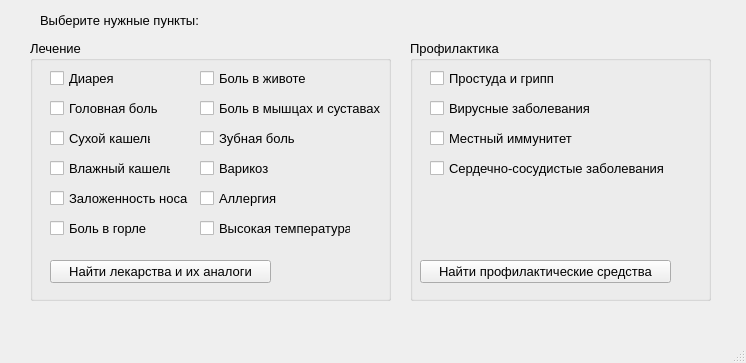
<?xml version="1.0" encoding="UTF-8"?>
<ui version="4.0">
 <class>MainWindow</class>
 <widget class="QMainWindow" name="MainWindow">
  <property name="geometry">
   <rect>
    <x>0</x>
    <y>0</y>
    <width>746</width>
    <height>363</height>
   </rect>
  </property>
  <property name="windowTitle">
   <string>MainWindow</string>
  </property>
  <widget class="QWidget" name="centralwidget">
   <widget class="QGroupBox" name="groupBox">
    <property name="geometry">
     <rect>
      <x>30</x>
      <y>40</y>
      <width>361</width>
      <height>261</height>
     </rect>
    </property>
    <property name="font">
     <font>
      <pointsize>10</pointsize>
     </font>
    </property>
    <property name="title">
     <string>Лечение</string>
    </property>
    <widget class="QCheckBox" name="checkBox_temp">
     <property name="geometry">
      <rect>
       <x>170</x>
       <y>180</y>
       <width>151</width>
       <height>17</height>
      </rect>
     </property>
     <property name="text">
      <string>Высокая температура</string>
     </property>
    </widget>
    <widget class="QCheckBox" name="checkBox_nos">
     <property name="geometry">
      <rect>
       <x>20</x>
       <y>150</y>
       <width>141</width>
       <height>17</height>
      </rect>
     </property>
     <property name="text">
      <string>Заложенность носа</string>
     </property>
    </widget>
    <widget class="QCheckBox" name="checkBox_headpain">
     <property name="geometry">
      <rect>
       <x>20</x>
       <y>60</y>
       <width>111</width>
       <height>17</height>
      </rect>
     </property>
     <property name="text">
      <string>Головная боль</string>
     </property>
    </widget>
    <widget class="QCheckBox" name="checkBox_throatpain">
     <property name="geometry">
      <rect>
       <x>20</x>
       <y>180</y>
       <width>101</width>
       <height>17</height>
      </rect>
     </property>
     <property name="text">
      <string>Боль в горле</string>
     </property>
    </widget>
    <widget class="QCheckBox" name="checkBox_allergia">
     <property name="geometry">
      <rect>
       <x>170</x>
       <y>150</y>
       <width>81</width>
       <height>17</height>
      </rect>
     </property>
     <property name="text">
      <string>Аллергия</string>
     </property>
    </widget>
    <widget class="QCheckBox" name="checkBox_kashel_sux">
     <property name="geometry">
      <rect>
       <x>20</x>
       <y>90</y>
       <width>101</width>
       <height>17</height>
      </rect>
     </property>
     <property name="text">
      <string>Сухой кашель</string>
     </property>
    </widget>
    <widget class="QCheckBox" name="checkBox_diarea">
     <property name="geometry">
      <rect>
       <x>20</x>
       <y>30</y>
       <width>70</width>
       <height>17</height>
      </rect>
     </property>
     <property name="text">
      <string>Диарея</string>
     </property>
    </widget>
    <widget class="QCheckBox" name="checkBox_varikoz">
     <property name="geometry">
      <rect>
       <x>170</x>
       <y>120</y>
       <width>70</width>
       <height>17</height>
      </rect>
     </property>
     <property name="text">
      <string>Варикоз</string>
     </property>
    </widget>
    <widget class="QCheckBox" name="checkBox_stomachpain">
     <property name="geometry">
      <rect>
       <x>170</x>
       <y>30</y>
       <width>111</width>
       <height>17</height>
      </rect>
     </property>
     <property name="text">
      <string>Боль в животе</string>
     </property>
    </widget>
    <widget class="QCheckBox" name="checkBox_musculpain">
     <property name="geometry">
      <rect>
       <x>170</x>
       <y>60</y>
       <width>181</width>
       <height>17</height>
      </rect>
     </property>
     <property name="text">
      <string>Боль в мышцах и суставах</string>
     </property>
    </widget>
    <widget class="QCheckBox" name="checkBox_kashel_vlaz">
     <property name="geometry">
      <rect>
       <x>20</x>
       <y>120</y>
       <width>121</width>
       <height>17</height>
      </rect>
     </property>
     <property name="text">
      <string>Влажный кашель</string>
     </property>
    </widget>
    <widget class="QCheckBox" name="checkBox_teethpain">
     <property name="geometry">
      <rect>
       <x>170</x>
       <y>90</y>
       <width>101</width>
       <height>17</height>
      </rect>
     </property>
     <property name="text">
      <string>Зубная боль</string>
     </property>
    </widget>
    <widget class="QPushButton" name="pushButton_find_pills">
     <property name="geometry">
      <rect>
       <x>20</x>
       <y>220</y>
       <width>221</width>
       <height>23</height>
      </rect>
     </property>
     <property name="text">
      <string>Найти лекарства и их аналоги</string>
     </property>
    </widget>
   </widget>
   <widget class="QGroupBox" name="groupBox_2">
    <property name="geometry">
     <rect>
      <x>410</x>
      <y>40</y>
      <width>301</width>
      <height>261</height>
     </rect>
    </property>
    <property name="font">
     <font>
      <pointsize>10</pointsize>
     </font>
    </property>
    <property name="title">
     <string>Профилактика</string>
    </property>
    <widget class="QCheckBox" name="checkBox_gripp">
     <property name="geometry">
      <rect>
       <x>20</x>
       <y>30</y>
       <width>141</width>
       <height>17</height>
      </rect>
     </property>
     <property name="text">
      <string>Простуда и грипп</string>
     </property>
    </widget>
    <widget class="QCheckBox" name="checkBox_virus">
     <property name="geometry">
      <rect>
       <x>20</x>
       <y>60</y>
       <width>161</width>
       <height>17</height>
      </rect>
     </property>
     <property name="text">
      <string>Вирусные заболевания</string>
     </property>
    </widget>
    <widget class="QCheckBox" name="checkBox_immun">
     <property name="geometry">
      <rect>
       <x>20</x>
       <y>90</y>
       <width>161</width>
       <height>17</height>
      </rect>
     </property>
     <property name="text">
      <string>Местный иммунитет</string>
     </property>
    </widget>
    <widget class="QCheckBox" name="checkBox_heart">
     <property name="geometry">
      <rect>
       <x>20</x>
       <y>120</y>
       <width>251</width>
       <height>17</height>
      </rect>
     </property>
     <property name="text">
      <string>Сердечно-сосудистые заболевания</string>
     </property>
    </widget>
    <widget class="QPushButton" name="pushButton_find_semiills">
     <property name="geometry">
      <rect>
       <x>10</x>
       <y>220</y>
       <width>251</width>
       <height>23</height>
      </rect>
     </property>
     <property name="text">
      <string>Найти профилактические средства</string>
     </property>
    </widget>
   </widget>
   <widget class="QLabel" name="label">
    <property name="geometry">
     <rect>
      <x>40</x>
      <y>10</y>
      <width>251</width>
      <height>21</height>
     </rect>
    </property>
    <property name="font">
     <font>
      <pointsize>10</pointsize>
     </font>
    </property>
    <property name="text">
     <string>Выберите нужные пункты:</string>
    </property>
   </widget>
  </widget>
  <widget class="QMenuBar" name="menubar">
   <property name="geometry">
    <rect>
     <x>0</x>
     <y>0</y>
     <width>746</width>
     <height>21</height>
    </rect>
   </property>
  </widget>
  <widget class="QStatusBar" name="statusbar"/>
 </widget>
 <resources/>
 <connections/>
</ui>
